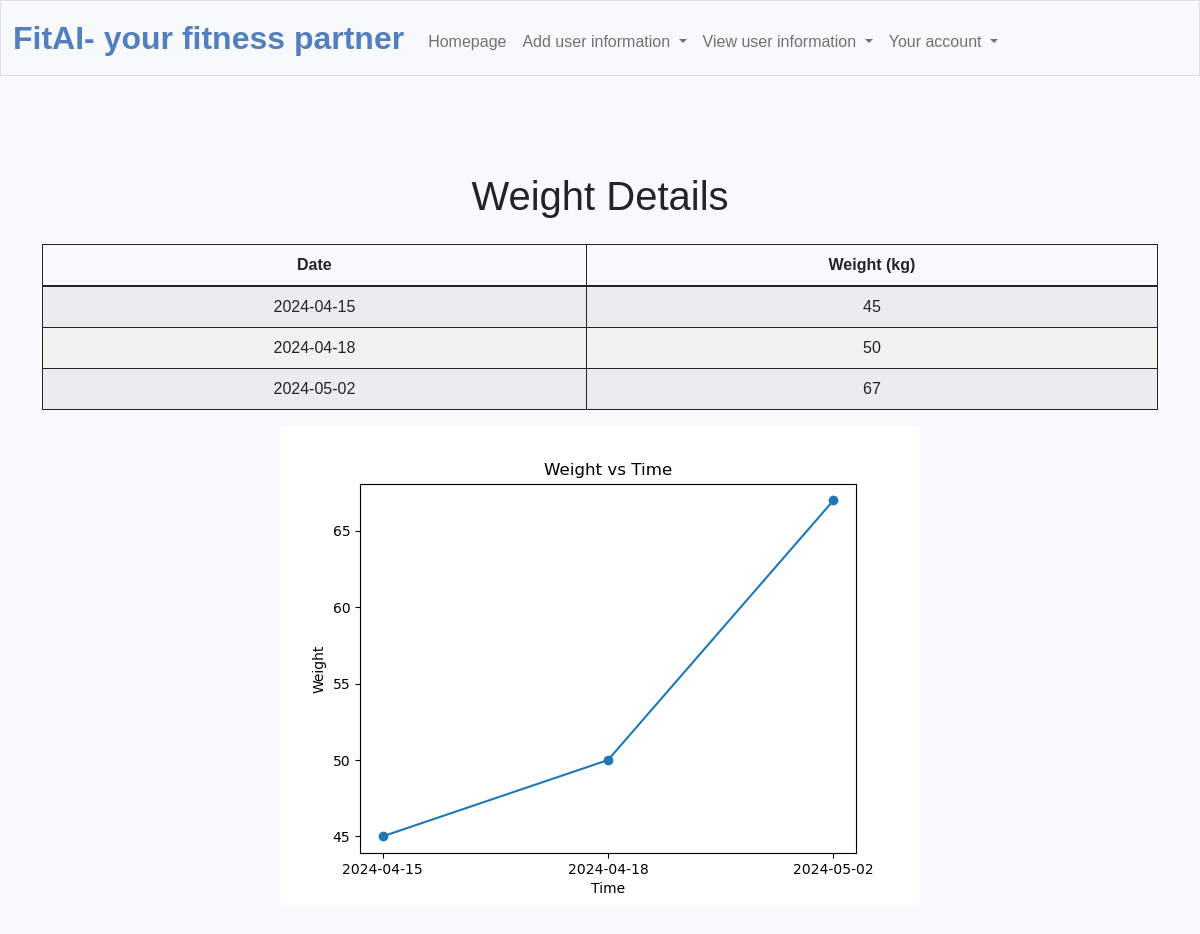
Page /view_weights (signed in) on the committed database.
### tables this page shows
CREATE TABLE weight_details (
    id INTEGER PRIMARY KEY AUTOINCREMENT,
    user_id INTEGER,
    weight DECIMAL(12,2),
    date_log TEXT,
    FOREIGN KEY (user_id) REFERENCES user(id)
);

### app.py (the view)
@app.route("/view_weights")
@login_required
def view_weights():
    weight_details = db.execute("SELECT * FROM weight_details WHERE user_id = ? ORDER BY date_log ASC", session["user_id"])
    x1 = list(db.execute("SELECT date_log FROM weight_details WHERE user_id = ? ORDER BY date_log ASC", session["user_id"]))
    y1 = list(db.execute("SELECT weight FROM weight_details WHERE user_id = ? ORDER BY date_log ASC", session["user_id"]))
    x1 = [date['date_log'] for date in x1]
    y1 = [cal['weight'] for cal in y1]
    print (x1)
    print (y1)
    plt.figure()
    plt.plot(x1, y1, marker='o', linestyle='-')  # 'o' marker for data points, '-' linestyle for lines
    plt.xlabel('Time')
    plt.ylabel('Weight')
    plt.title('Weight vs Time')
    current_directory = os.getcwd()
    plot_file_path = os.path.join(current_directory,"static",'plot_weight.png')
    file_path = plot_file_path  # Specify the path to your file
    if os.path.exists(file_path):
        os.remove(file_path)
        print(f"The file '{file_path}' has been deleted.")
    else:
        print(f"The file '{file_path}' does not exist.")
    plt.savefig(plot_file_path)
    return render_template("view_weights.html", weight_details=weight_details,plot_file_path=plot_file_path)

### app.py (called while the page is built)
@app.after_request
def after_request(response):
    response.headers["Cache-Control"] = "no-cache, no-store, must-revalidate"
    response.headers["Expires"] = 0
    response.headers["Pragma"] = "no-cache"
    return response

### helpers.py (called while the page is built)
def login_required(f):
    @wraps(f)
    def decorated_function(*args, **kwargs):
        if session.get("user_id") is None:
            return redirect("/login")
        return f(*args, **kwargs)
    return decorated_function

### templates/view_weights.html (shortened to what this page needs)
{% extends "layout.html" %}
{% block main %}
<div class="container mt-5">
    <h1 class="text-center mb-4">Weight Details</h1>
    <table class="table table-striped">
        <thead>
            <tr>
                <th>Date</th>
                <th>Weight (kg)</th>
            </tr>
        </thead>
        <tbody>
            {% for detail in weight_details %}
            <tr>
                <td>{{ detail.date_log }}</td>
                <td>{{ detail.weight }}</td>
            </tr>
            {% endfor %}
        </tbody>
    </table>
    <img src="{{ url_for('static', filename='plot_weight.png') }}" alt="Plot">
</div>
{% endblock %}

### static/styles.css (style rules this page uses)
table, td, th { border: 1px solid; }
td { text-align: center; }
tr:nth-child(even) { background-color: #f2f2f2; }

### templates/layout.html (style rules this page uses)
body { background-color: #f8f9fa; font-family: 'Arial', sans-serif; }

### rows in the picture
weight_details: date_log "2024-04-15", weight "45"
weight_details: date_log "2024-04-18", weight "50"
weight_details: date_log "2024-05-02", weight "67"
